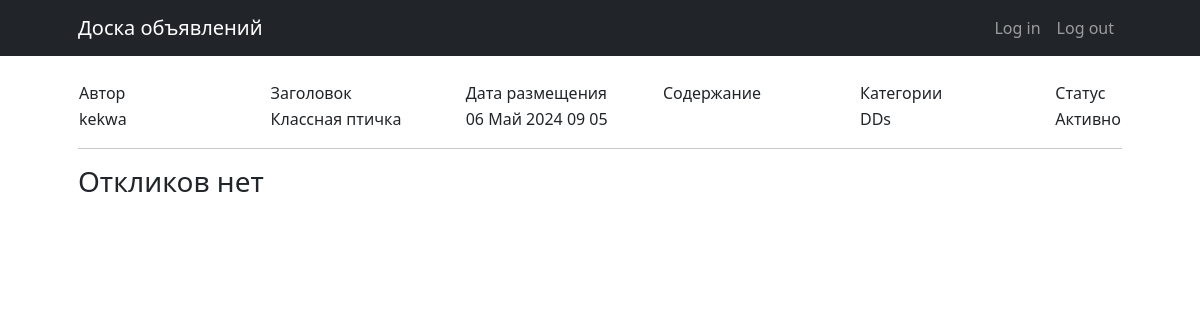
Page /2 on the earlier database version.
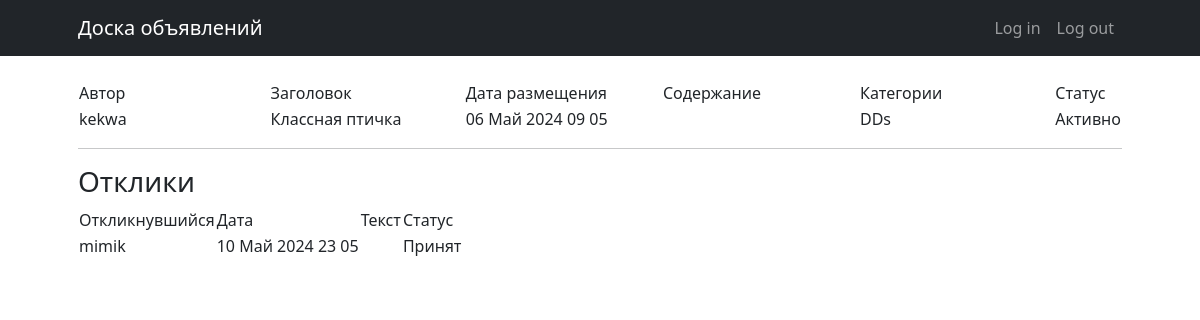
Same page on the later database version.
### board/models.py (models this page shows)
class UserResponse(models.Model):
    responder = models.ForeignKey('subaccount_system.User', on_delete=models.CASCADE)
    announcement = models.ForeignKey(Announcement, on_delete=models.CASCADE)
    date_created = models.DateTimeField(auto_now_add=True)
    text = tinymce_models.HTMLField()
    accepted = models.BooleanField(default=False)
    rejected = models.BooleanField(default=False)

### subaccount_system/models.py (models this page shows)
class User(AbstractUser):
    send_news = models.BooleanField(default=False)
    authorized = models.BooleanField(default=False)

### board/views.py (the view, shortened to what this page needs)
# urls.py: path('<int:pk>', AnnouncementDetail.as_view(), name='announcement'),
class AnnouncementDetail(DetailView, FormView):
    model = Announcement
    template_name = 'board_app/announcement.html'
    context_object_name = 'announcement'
    form_class = ResponseForm
    success_url = '.'
    def get_context_data(self, **kwargs):
        context = super().get_context_data(**kwargs)
        context['responses'] = UserResponse.objects.filter(announcement=context['announcement']).all().order_by('-date_created')
        return context

### templates/board_app/announcement.html (shortened to what this page needs)
{% extends 'default.html' %}
{% load static %}
{% block content %}
<table>
    <colgroup>
        <col width="20%">
        <col width="20%">
        <col width="20%">
        <col width="20%">
        <col width="20%">
    </colgroup>
    <tr>
        <td>Автор</td>
        <td>Заголовок</td>
        <td>Дата размещения</td>
        <td>Содержание</td>
        <td>Категории</td>
        <td>Статус</td>
    </tr>
    <tr>
        <td>{{ announcement.author }}</td>
        <td>{{ announcement.title }}</td>
        <td>{{ announcement.date_created|date:'d M Y h m' }}</td>
        <td>{{ announcement.text|safe }}</td>
        <td>{{ announcement.category }}</td>
        {% if announcement.active %}
            <td>Активно</td>
        {% else %}
            <td>Неактивно</td>
        {% endif %}
    </tr>
</table>
<hr>
{% if responses %}
    <h3>Отклики</h3>
    <table>
        <tr>
            <td>Откликнувшийся</td>
            <td>Дата</td>
            <td>Текст</td>
            <td>Статус</td>
        </tr>
        {% for response in responses %}
            <tr>
                <td>{{ response.responder }}</td>
                <td>{{ response.date_created|date:'d M Y H m' }}</td>
                <td>{{ response.text|safe }}</td>
                {% if response.accepted %}
                    <td>Принят</td>
                {% else %}
                    <td>Не принят</td>
                {% endif %}
            </tr>
        {% endfor %}
    </table>
{% else %}
    <h3>Откликов нет</h3>
{% endif %}
{% endblock content %}

Differences in the rows shown:
added UserResponse: responder "mimik", date_created "10 Май 2024 23 05", accepted "Принят"
Other differences:
text no longer shown: "Откликов нет"
text now shown: "Отклики Откликнувшийся Дата Текст Статус"
